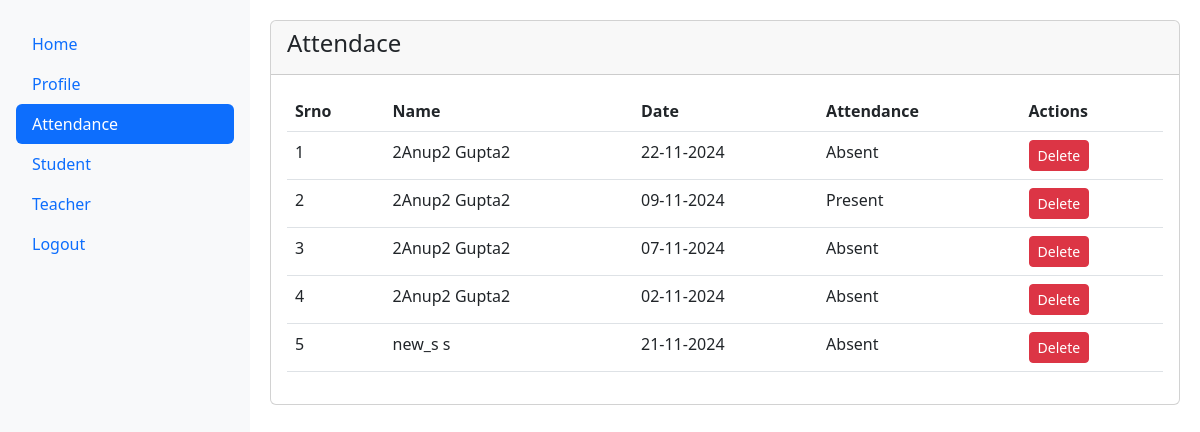
The page /index.php/login_controller/attendance on the database its author committed.
### tables this page shows
CREATE TABLE `attendance` (
  `attendance_id` int(11) NOT NULL,
  `user_id` int(11) NOT NULL,
  `date` date NOT NULL,
  `attendance_type` text NOT NULL
);

CREATE TABLE `users` (
  `user_id` int(11) NOT NULL,
  `email` text NOT NULL,
  `password` text NOT NULL,
  `first_name` text NOT NULL,
  `last_name` text NOT NULL,
  `type` enum('1','2','3') NOT NULL,
  `created_at` timestamp NOT NULL DEFAULT current_timestamp() ON UPDATE current_timestamp()
);

### application/controllers/Login_controller.php (called while the page is built, shortened)
<?php
class Login_controller extends CI_Controller {
	public function __construct(){
		$this->load->library('session');
		$this->load->helper('url','database');
	}
	public function attendance(){
		$data = $this->db->join('users','users.user_id = attendance.user_id');
		$data = $data->get('attendance')->result_array();
		$this->render('attendance',array('data'=>$data));
	}
	public function render($view,$data=''){
		$this->load->view('includes/template',array('view'=>$view,'data'=>$data));
	}
}

### index.php (called while the page is built, shortened)
<?php
require_once BASEPATH.'core/CodeIgniter.php';

### application/views/attendance.php (the view, shortened to what this page needs)
<!DOCTYPE html>
<html lang="en">
<head>
</head>
<link rel="stylesheet" href="https://cdn.jsdelivr.net/npm/bootstrap@5.3.0-alpha1/dist/css/bootstrap.min.css">
<link rel="stylesheet" href="https://cdn.datatables.net/2.1.8/css/dataTables.dataTables.min.css">
<body>
    <div class="card">
        <div class="card-header">
            <div class="row">
                <div class="col-md-6">
                    <h4>Attendace</h4>
                </div>
            </div>
        </div>
        <div class="card-body">
            <table class="table" id="attendance">
                <thead>
                    <tr>
                        <th>Srno</th>
                        <th>Name</th>
                        <th>Date</th>
                        <th>Attendance</th>
                        <th>Actions</th>
                    </tr>
                </thead>
                <tbody>
                    <?php
                    $i=1;
                    foreach($data as $row){
                        ?>
                        <tr>
                            <td><?=$i?></td>
                            <td><?=$row['first_name'].' '.$row['last_name']?></td>
                            <td><?= date('d-m-Y',strtotime($row['date'])) ?></td>
                            <td><?=$row['attendance_type']?></td>
                            <td><a href="javascript:void(0)" class="btn btn-sm btn-danger text-white delete_attendance" onclick="delete_attendance(<?=$row['attendance_id']?>)">Delete</a> </td>
                        </tr>
                        <?php
                    $i++;
                    }
                    ?>
                </tbody>
            </table>
        </div>
    </div>
</body>
</html>

### application/views/includes/template.php (shortened to what this page needs)
<!DOCTYPE html>
<html lang="en">
<head>
    <link rel="stylesheet" href="https://cdn.jsdelivr.net/npm/bootstrap@5.3.0-alpha1/dist/css/bootstrap.min.css">
</head>
<body>
    <div class="sidebar d-flex flex-column p-3">
        <ul class="nav nav-pills flex-column mb-auto">
            <li class="nav-item">
                <a class="nav-link dashboard" href="http://localhost/tisu/dashbaord">Home</a>
            </li>
            <li>
                <a class="nav-link profile" href="http://localhost/tisu/profile">Profile</a>
            </li>
            <li>
                <a class="nav-link attendance" href="http://localhost/tisu/attendance">Attendance</a>
            </li>
            <?php
                if($this->session->userdata('type')!='1'){
                    ?>
                <li>
                    <a class="nav-link student" href="http://localhost/tisu/student">Student</a>
                </li>
                <?php
                    }
                ?>
                <?php
                if($this->session->userdata('type')!='1' and $this->session->userdata('type')!='2'){
                    ?>
                <li>
                    <a class="nav-link teacher" href="http://localhost/tisu/teacher">Teacher</a>
                </li>
                <?php
                    }
                ?>
            <li>
                <a class="nav-link" href="http://localhost/tisu/logout">Logout</a>
            </li>
        </ul>
    </div>
    <div class="content">
        <?php
            $this->load->view($view,$data);
        ?>
    </div>
</body>
</html>

### application/views/includes/template.php (style rules this page uses)
body { display: flex; height: 100vh; overflow: hidden; }
.sidebar { min-width: 250px; max-width: 250px; background-color: #f8f9fa; }
.content { flex: 1; padding: 20px; }

### rows shown on the page
attendance: user.first_name "2Anup2", user.last_name "Gupta2", date "22-11-2024", attendance_type "Absent"
attendance: user.first_name "2Anup2", user.last_name "Gupta2", date "09-11-2024", attendance_type "Present"
attendance: user.first_name "2Anup2", user.last_name "Gupta2", date "07-11-2024", attendance_type "Absent"
attendance: user.first_name "2Anup2", user.last_name "Gupta2", date "02-11-2024", attendance_type "Absent"
attendance: user.first_name "new_s", user.last_name "s", date "21-11-2024", attendance_type "Absent"
